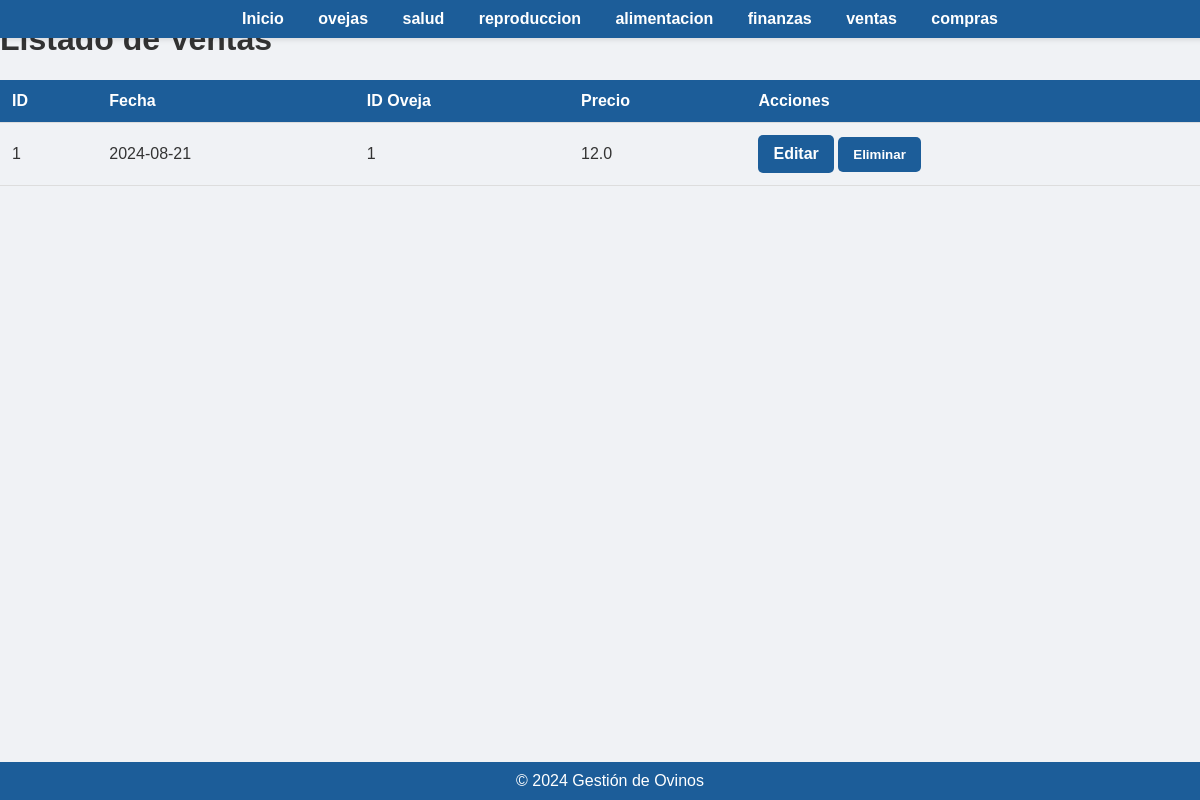
Before: /listar_venta with the older database file.
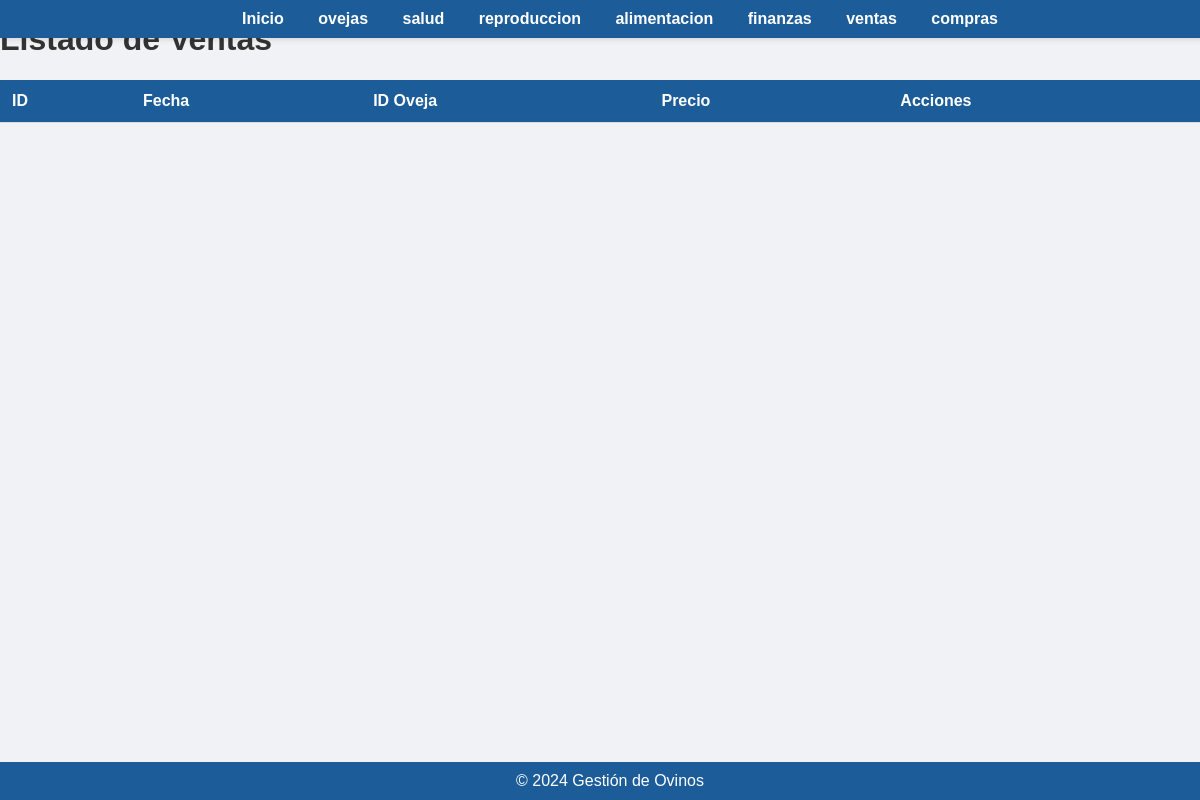
After: the same page with the newer database file.
### app/models.py (models this page shows)
class Venta(db.Model):
    id = db.Column(db.Integer, primary_key=True)
    id_oveja = db.Column(db.Integer, db.ForeignKey('oveja.id'), nullable=False)
    fecha = db.Column(db.Date, nullable=False)
    cantidad = db.Column(db.Integer, nullable=False)
    precio = db.Column(db.Float, nullable=False)

### app/routes.py (the view)
@app.route('/listar_venta')
def listar_venta():
    ventas = Venta.query.all()
    return render_template('listar_ventas.html', ventas=ventas)

### app/templates/listar_ventas.html (shortened to what this page needs)
<!DOCTYPE html>
<html lang="es">
<head>
    <link rel="stylesheet" href="{{ url_for('static', filename='styles.css') }}">
</head>
<body>
    <div class="navbar">
        <a href="{{ url_for('index') }}">Inicio</a>
        <a href="{{ url_for('oveja') }}"> ovejas  </a>
        <a href="{{ url_for('salud') }}">salud</a>
        <a href="{{url_for('reproduccion')}}"> reproduccion</a>
        <a href="{{url_for('alimentacion')}}">alimentacion</a></li>
        <a href="{{url_for('finanzas')}}">finanzas</a></li>
        <a href="{{url_for('venta')}}">ventas</a></li>
        <a href="{{url_for('compra')}}">compras</a></li>
    </div>
    <div>
    <footer>
        &copy; 2024 Gestión de Ovinos
    </footer>
    <h1>Listado de Ventas</h1>
    <table>
        <thead>
            <tr>
                <th>ID</th>
                <th>Fecha</th>
                <th>ID Oveja</th>
                <th>Precio</th>
                <th>Acciones</th>
            </tr>
        </thead>
        <tbody>
            {% for venta in ventas %}
            <tr>
                <td>{{ venta.id }}</td>
                <td>{{ venta.fecha.strftime('%Y-%m-%d') }}</td>
                <td>{{ venta.id_oveja }}</td>
                <td>{{ venta.precio }}</td>
                <td>
                    <a href="{{ url_for('editar_venta', id=venta.id) }}"class='btn'>Editar</a>
                    <form action="{{ url_for('eliminar_venta', id=venta.id) }}" method="POST" style="display:inline;">
                        <button type="submit" onclick="return confirm('¿Estás seguro de que deseas eliminar esta venta?');">Eliminar</button>
                    </form>
                </td>
            </tr>
            {% endfor %}
        </tbody>
    </table>
    <br>
</body>
</html>

### app/static/styles.css (style rules this page uses)
body { font-family: 'Arial', sans-serif; background-color: #f0f2f5; color: #333; margin: 0; padding: 0; }
.navbar { background-color: #1c5d99; padding: 10px 20px; text-align: center; box-shadow: 0 2px 5px rgba(0, 0, 0, 0.1); position: fixed; top: 0; left: 0; width: 100%; z-index: 1000; }
.navbar a { color: #ffffff; text-decoration: none; margin: 0 15px; font-weight: bold; }
table { width: 100%; border-collapse: collapse; margin: 20px 0; }
th, td { padding: 12px; border-bottom: 1px solid #ddd; text-align: left; }
th { background-color: #1c5d99; color: white; }
footer { background-color: #1c5d99; color: white; text-align: center; padding: 10px; position: fixed; bottom: 0; width: 100%; }

Changed rows visible on the page:
removed Venta: id "1", fecha "2024-08-21", id_oveja "1", precio "12.0"
